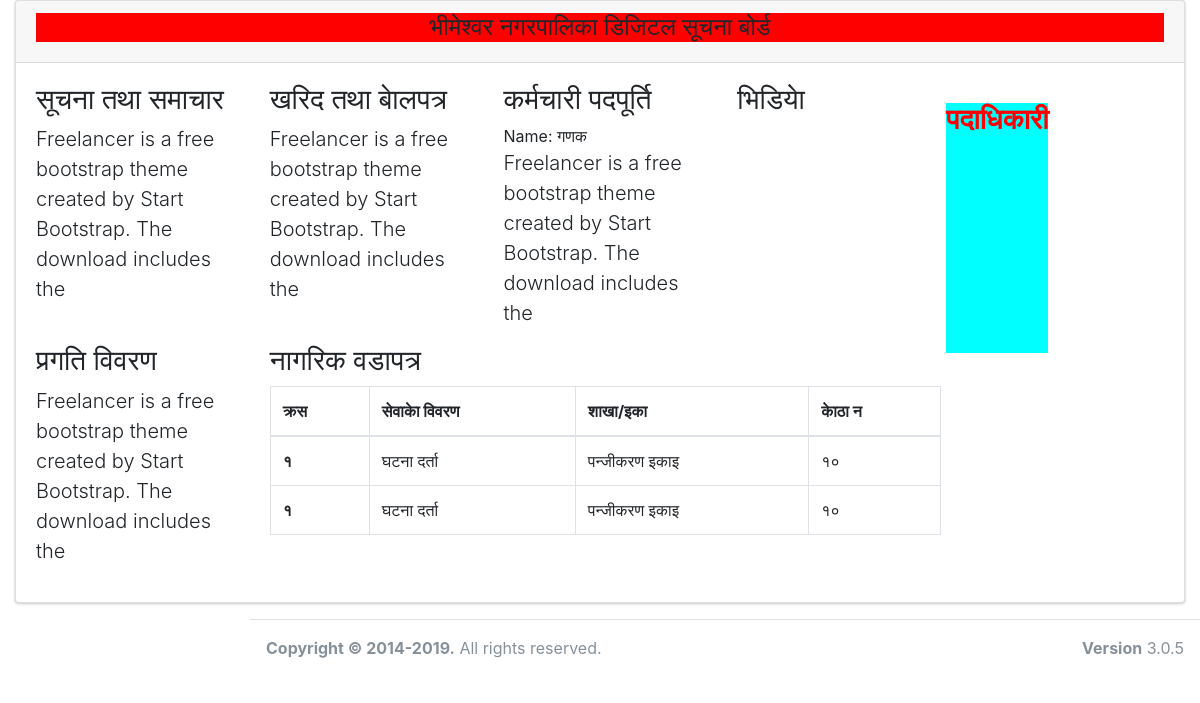
The page /data/list on the database as committed earlier.
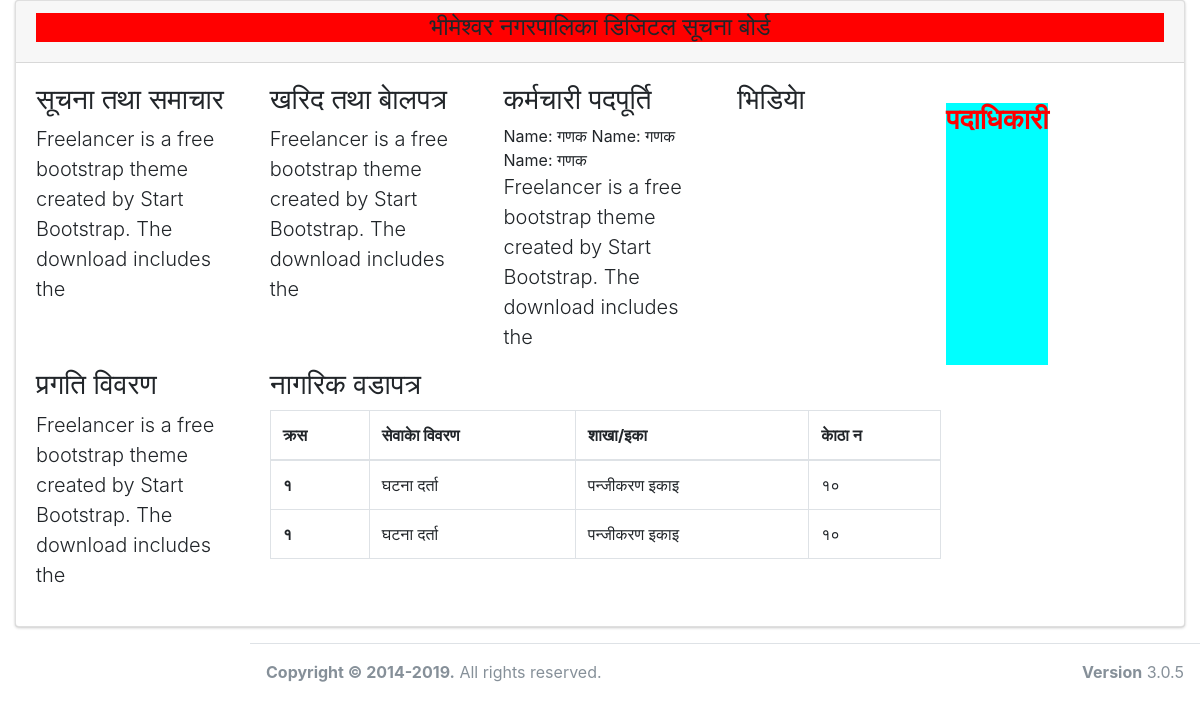
The same page on the database as committed later.
### screendisplay/models.py (models this page shows, shortened)
class Vacancy(models.Model):
    vacancy_title = models.CharField(max_length=500, verbose_name="सूचना")
    date_posted = models.DateTimeField(default=timezone.now)
    created_by = models.ForeignKey(User, on_delete=models.CASCADE)
    vacancy_image = models.ImageField(upload_to='vacancy_uploaded_image', verbose_name="कागजातहरु")
    vacancy_published_status = models.BooleanField(verbose_name="स्थिति", default=1)
    vacancy_website_link = models.CharField(max_length=500, null=True, verbose_name="वेवसाइटको लिंक")

### screendisplay/views.py (the view)
# urls.py: path('data/list', AlldisplaydataListView.as_view(), name='displaydata-home'),
class AlldisplaydataListView(ListView):
	template_name = 'screendisplay/data_list.html'
	queryset = Vacancy.objects.all()
	def get_context_data(self, **kwargs):
		context = super(AlldisplaydataListView, self).get_context_data(**kwargs)
		context['official_list'] = Official.objects.all()
		context['publicprocurement_list'] = PublicProcurement.objects.all()
		context['vacancy_list'] = self.queryset
		return context

### screendisplay/templates/screendisplay/data_list.html (shortened to what this page needs)
{% extends "screendisplay/base.html" %}
{% block content %}
<div class="row">
    <div class="col-lg-3 ml-auto">
        <h3 class="block-header">सूचना तथा समाचार</h3>
        <p class="lead">Freelancer is a free bootstrap theme created by Start Bootstrap. The download includes the</p>
    </div>
    <div class="col-lg-3 ml-auto">
        <h3 class="block-header">खरिद तथा बाेलपत्र</h3>
        <p class="lead">Freelancer is a free bootstrap theme created by Start Bootstrap. The download includes the</p>
    </div>
    <div class="col-lg-3 ml-auto">
        <h3 class="block-header">कर्मचारी पदपूर्ति</h3>
        {% for vacancy in vacancy_list %}
        Name: {{ vacancy.vacancy_title }}
        {% endfor %}
        <p class="lead">Freelancer is a free bootstrap theme created by Start Bootstrap. The download includes the</p>
    </div>
    <div class="col-lg-3 ml-auto">
        <h3 class="block-header">भिडियाे</h3>
        <iframe width="230" height="130" src="https://www.youtube.com/embed/zuxzE7--RYM" frameborder="0"
                allow="accelerometer; autoplay; clipboard-write; encrypted-media; gyroscope; picture-in-picture"
                allowfullscreen></iframe>
    </div>
</div>
<div class="row">
    <div class="col-lg-3 ml-auto">
        <h3 class="block-header">प्रगति विवरण</h3>
        <p class="lead">Freelancer is a free bootstrap theme created by Start Bootstrap. The download includes the</p>
    </div>
    <div class="col-lg-9 ml-auto">
        <h3 class="block-header">नागरिक वडापत्र</h3>
        <table class="table table-bordered">
            <thead>
            <tr>
                <th scope="col">क्र‍स‍</th>
                <th scope="col">सेवाकाे विवरण</th>
                <th scope="col">शाखा/इका</th>
                <th scope="col">काेठा न‌‍</th>
            </tr>
            </thead>
            <tbody>
            <tr>
                <th scope="row">१</th>
                <td>घटना दर्ता</td>
                <td>पन्जीकरण इकाइ</td>
                <td>१०</td>
            </tr>
            <tr>
                <th scope="row">१</th>
                <td>घटना दर्ता</td>
                <td>पन्जीकरण इकाइ</td>
                <td>१०</td>
            </tr>
            </tbody>
        </table>
    </div>
</div>
{% endblock content %}
{% block content2 %}
<div class="row">
    <div class="official-block">
        <h3 class="block-header" style="color:red; text-align:center; font-weight:bold">पदाधिकारी</h3>
    </div>
</div>
{% endblock content2 %}

Rows that differ between the two databases and show on the page:
added Vacancy: vacancy_title "गणक"
added Vacancy: vacancy_title "गणक"
